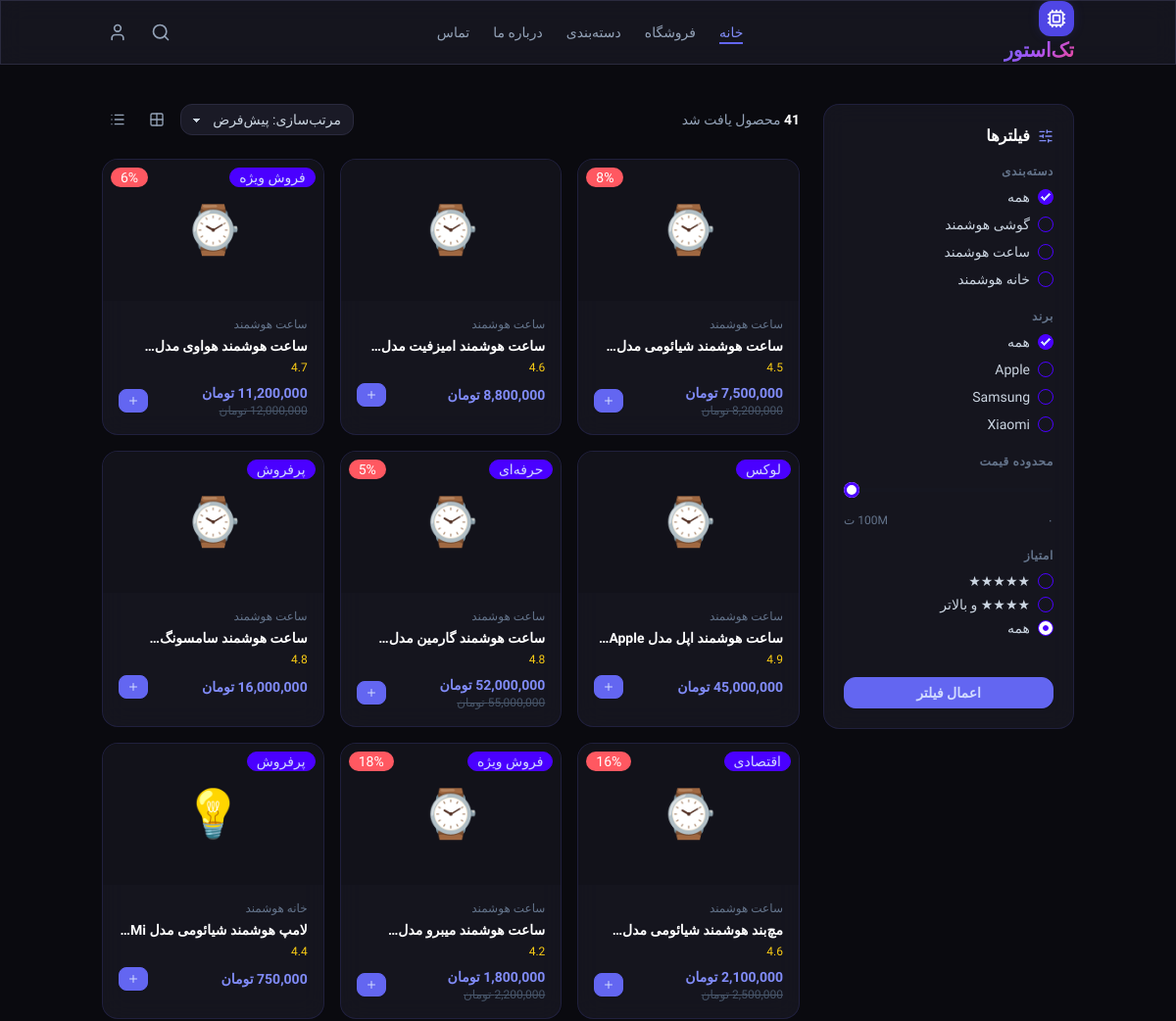
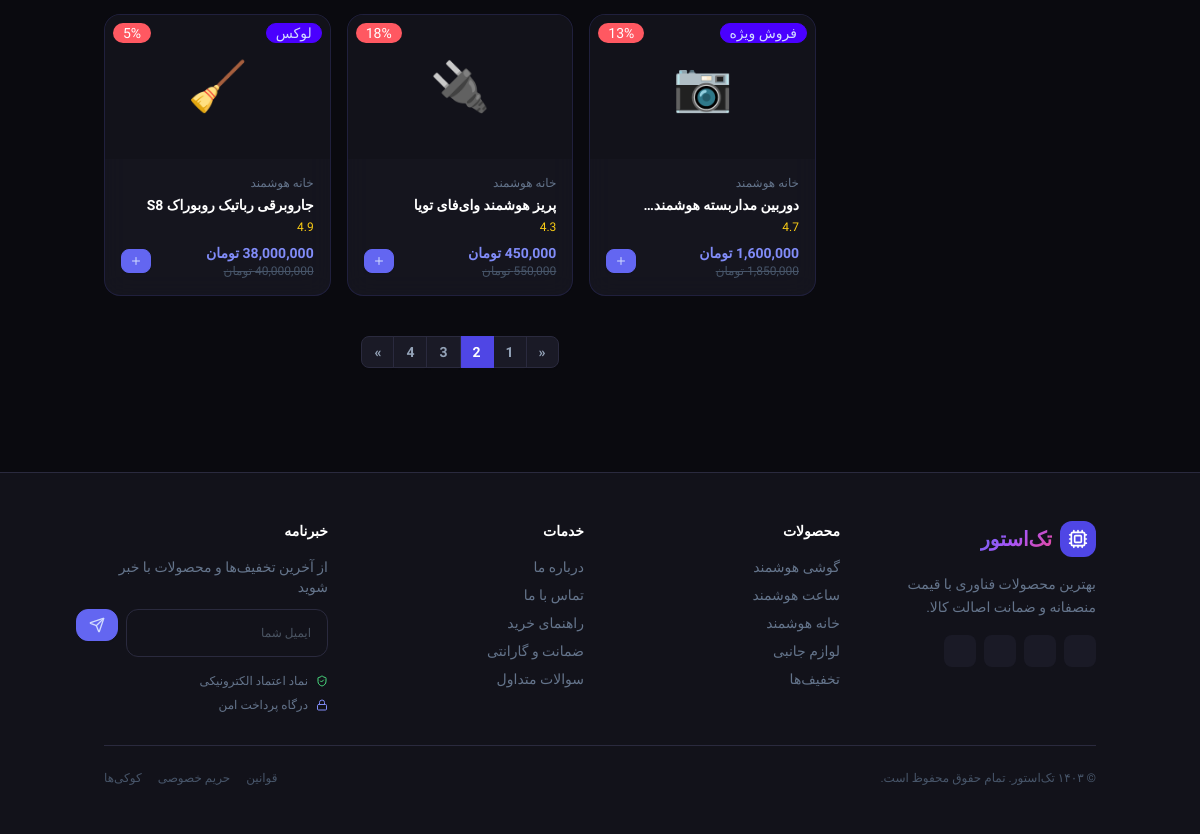
Page /shop.php?page=2 on the committed database (2 pictures, top to bottom).
### tables this page shows
CREATE TABLE IF NOT EXISTS `products` (
  `id` int NOT NULL,
  `name` varchar(255) NOT NULL,
  `cat` varchar(100) NOT NULL,
  `brand` varchar(100) DEFAULT NULL,
  `emoji` varchar(10) DEFAULT NULL,
  `price` varchar(50) DEFAULT NULL,
  `oldPrice` varchar(50) DEFAULT NULL,
  `discount` varchar(20) DEFAULT NULL,
  `rating` varchar(20) DEFAULT NULL,
  `badge` varchar(50) DEFAULT NULL,
  PRIMARY KEY (`id`)
);

### shop.php (the view, shortened to what this page needs)
<?php include 'includes/header.php'; ?>
<?php
include "includes/db.php";
$sql = "SELECT * FROM `Products` WHERE 1=1";
$limit = 12;
$page = isset($_GET['page']) ? (int) $_GET['page'] : 1;
$offset = ($page - 1) * $limit;
$count_sql = str_replace("SELECT *", "SELECT COUNT(*)", $sql);
$total_records = $pdo->query($count_sql)->fetchColumn();
$total_pages = ceil($total_records / $limit);
$sql .= " LIMIT $limit OFFSET $offset";
$products = $pdo->query($sql)->fetchAll(PDO::FETCH_ASSOC);
function getPageUrl($pageNumber)
{
  $params = $_GET;
  $params['page'] = $pageNumber;
  return '?' . http_build_query($params);
}
?>
<main>
  <div class="container mx-auto px-4 py-10">
    <div class="flex flex-col md:flex-row gap-6">
      <aside class="w-full md:w-64 shrink-0">
        <div class="glass-card rounded-2xl p-5 sticky top-20">
          <h3 class="font-bold text-white mb-4 flex items-center gap-2">
            <i data-lucide="sliders-horizontal" class="w-4 h-4 text-indigo-400"></i> فیلترها
          </h3>
          <div class="mb-5">
            <div class="text-xs text-slate-500 mb-2 font-semibold uppercase tracking-wider">دسته‌بندی</div>
            <div class="space-y-2">
              <label class="flex items-center gap-2 cursor-pointer text-sm text-slate-300">
                <input type="checkbox" value="all" class="cat-filter checkbox checkbox-xs checkbox-primary" checked />
                همه
              </label>
              <label class="flex items-center gap-2 cursor-pointer text-sm text-slate-300">
                <input type="checkbox" value="گوشی هوشمند" class="cat-filter checkbox checkbox-xs checkbox-primary" />
                گوشی هوشمند
              </label>
              <label class="flex items-center gap-2 cursor-pointer text-sm text-slate-300">
                <input type="checkbox" value="ساعت هوشمند" class="cat-filter checkbox checkbox-xs checkbox-primary" />
                ساعت هوشمند
              </label>
              <label class="flex items-center gap-2 cursor-pointer text-sm text-slate-300">
                <input type="checkbox" value="خانه هوشمند" class="cat-filter checkbox checkbox-xs checkbox-primary" />
                خانه هوشمند
              </label>
            </div>
          </div>
          <div class="mb-5">
            <div class="text-xs text-slate-500 mb-2 font-semibold uppercase tracking-wider">برند</div>
            <div class="space-y-2">
              <label class="flex items-center gap-2 cursor-pointer text-sm text-slate-300">
                <input type="checkbox" value="all" class="brand-filter checkbox checkbox-xs checkbox-primary" checked />
                همه
              </label>
              <label class="flex items-center gap-2 cursor-pointer text-sm text-slate-300">
                <input type="checkbox" value="اپل" class="brand-filter checkbox checkbox-xs checkbox-primary" /> Apple
              </label>
              <label class="flex items-center gap-2 cursor-pointer text-sm text-slate-300">
                <input type="checkbox" value="سامسونگ" class="brand-filter checkbox checkbox-xs checkbox-primary" />
                Samsung
              </label>
              <label class="flex items-center gap-2 cursor-pointer text-sm text-slate-300">
                <input type="checkbox" value="شیائومی" class="brand-filter checkbox checkbox-xs checkbox-primary" />
                Xiaomi
              </label>
            </div>
          </div>
          <div class="mb-5">
            <div class="text-xs text-slate-500 mb-3 font-semibold uppercase tracking-wider">محدوده قیمت</div>
            <input type="range" id="priceFilter" min="0" max="100" value="100"
              class="range range-primary range-xs w-full" />
            <div class="flex justify-between text-xs text-slate-500 mt-2">
              <span>۰</span><span><span id="priceLabel">100</span>M ت</span>
            </div>
          </div>
          <div class="mb-5">
            <div class="text-xs text-slate-500 mb-2 font-semibold uppercase tracking-wider">امتیاز</div>
            <div class="space-y-1">
              <label class="flex items-center gap-2 cursor-pointer text-sm text-slate-300">
                <input type="radio" name="rating" value="5" class="rating-filter radio radio-xs radio-primary" /> ★★★★★
              </label>
              <label class="flex items-center gap-2 cursor-pointer text-sm text-slate-300">
                <input type="radio" name="rating" value="4" class="rating-filter radio radio-xs radio-primary" /> ★★★★ و
                بالاتر
              </label>
              <label class="flex items-center gap-2 cursor-pointer text-sm text-slate-300">
                <input type="radio" name="rating" value="0" class="rating-filter radio radio-xs radio-primary"
                  checked /> همه
              </label>
            </div>
          </div>
          <button id="applyFilterBtn" class="btn btn-primary w-full mt-5 rounded-xl btn-sm">
            اعمال فیلتر
          </button>
        </div>
      </aside>
      <?php if (!empty($products)): ?>
        <div class="flex-1">
          <div class="flex items-center justify-between mb-6">
            <div class="text-slate-400 text-sm">
              <span class="text-white font-semibold"><?= $total_records ?></span> محصول یافت شد
            </div>
            <div class="flex items-center gap-2">
              <?php $current_sort = $_GET['sort'] ?? 'default'; ?>
              <select id="sortSelect"
                class="select select-sm bg-[#1A1A26] border-[#2A2A3E] text-slate-300 rounded-xl text-sm">
                <option value="default" <?= $current_sort == 'default' ? 'selected' : '' ?>>مرتب‌سازی: پیش‌فرض</option>
              </select>
              <button class="btn btn-ghost btn-sm btn-square text-slate-400 hover:text-indigo-400">
                <i data-lucide="grid-2x2" class="w-4 h-4"></i>
              </button>
              <button class="btn btn-ghost btn-sm btn-square text-slate-400 hover:text-indigo-400">
                <i data-lucide="list" class="w-4 h-4"></i>
              </button>
            </div>
          </div>
          <div class="grid grid-cols-2 md:grid-cols-3 gap-4" id="shop-products">
            <?php foreach ($products as $p): ?>
              <a href="product.php" class="product-card glass-card rounded-2xl overflow-hidden">
                <div class="relative">
                  <?php if ($p['badge']): ?>
                    <span class="absolute top-2 right-2 badge badge-primary badge-xl z-10"><?= $p['badge'] ?></span>
                  <?php endif ?>
                  <?php if ($p['discount']): ?>
                    <span
                      class="absolute top-2 left-2 badge badge-error badge-xl z-10 text-white "><?= $p['discount'] ?></span>
                  <?php endif ?>
                  <div class="h-36 bg-[#12121A] flex items-center justify-center text-5xl"><?= $p['emoji'] ?></div>
                </div>
                <div class="p-4">
                  <div class="text-xs text-slate-500 mb-1"><?= $p['cat'] ?></div>
                  <div class="font-semibold text-white text-sm mb-1 line-clamp-1"><?= $p['name'] ?></div>
                  <div class="text-xs text-yellow-400 mb-2"><?= $p['rating'] ?></div>
                  <div class="flex items-center justify-between">
                    <div>
                      <div class="text-indigo-400 font-bold text-sm"><?= $p['price'] ?> </div>
                      <div class="text-slate-600 line-through text-xs"><?= $p['oldPrice'] ?> </div>
                    </div>
                    <button class="btn btn-primary btn-xs rounded-lg" onclick="event.preventDefault(); event.stopPropagation();
                      showToast( ' <?= $p['name'] ?>  به سبد خرید اضافه شد  ');">
                      <i data-lucide="plus" class="w-3 h-3"></i>
                    </button>
                  </div>
                </div>
              </a>
            <?php endforeach; ?>
          </div>
          <?php if ($total_pages > 1): ?>
            <div class="flex justify-center mt-10 w-full">
              <div class="join">
                <?php if ($page > 1): ?>
                  <a href="<?= getPageUrl($page - 1) ?>"
                    class="join-item btn btn-sm bg-[#1A1A26] border-[#2A2A3E] text-slate-400 hover:bg-[#2A2A3E]">
                    «
                  </a>
                <?php endif; ?>
                <?php for ($i = 1; $i <= $total_pages; $i++): ?>
                  <?php if ($i == $page): ?>
                    <button class="join-item btn btn-sm bg-indigo-600 border-indigo-600 text-white">
                      <?= $i ?>
                    </button>
                  <?php else: ?>
                    <a href="<?= getPageUrl($i) ?>"
                      class="join-item btn btn-sm bg-[#1A1A26] border-[#2A2A3E] text-slate-400 hover:bg-[#2A2A3E]">
                      <?= $i ?>
                    </a>
                  <?php endif; ?>
                <?php endfor; ?>
                <?php if ($page < $total_pages): ?>
                  <a href="<?= getPageUrl($page + 1) ?>"
                    class="join-item btn btn-sm bg-[#1A1A26] border-[#2A2A3E] text-slate-400 hover:bg-[#2A2A3E]">
                    »
                  </a>
                <?php endif; ?>
              </div>
            </div>
          <?php endif; ?>
        <?php endif; ?>
      </div>
    </div>
  </div>
</main>
<?php include('includes/footer.php'); ?>

### assets/css/main.css (style rules this page uses)
* { font-family: "Vazirmatn", sans-serif; }
body { background: #0a0a0f; color: #e2e8f0; }
.glass-card { background: rgba(26, 26, 38, 0.7); -webkit-backdrop-filter: blur(12px); backdrop-filter: blur(12px); border: 1px solid rgba(99, 102, 241, 0.15); }
.product-card { transition: transform 0.3s, box-shadow 0.3s; }
.btn-primary { background: #6366f1; border-color: #6366f1; }

### rows in the picture
products: discount "8%", emoji "⌚", cat "ساعت هوشمند", name "ساعت هوشمند شیائومی…", rating "4.5", price "7,500,000 تومان", oldPrice "8,200,000 تومان"
products: emoji "⌚", cat "ساعت هوشمند", name "ساعت هوشمند امیزفیت…", rating "4.6", price "8,800,000 تومان"
products: badge "فروش ویژه", discount "6%", emoji "⌚", cat "ساعت هوشمند", name "ساعت هوشمند هواوی…", rating "4.7", price "11,200,000 تومان", oldPrice "12,000,000 تومان"
products: badge "لوکس", emoji "⌚", cat "ساعت هوشمند", name "ساعت هوشمند اپل مدل…", rating "4.9", price "45,000,000 تومان"
products: badge "حرفه‌ای", discount "5%", emoji "⌚", cat "ساعت هوشمند", name "ساعت هوشمند گارمین…", rating "4.8", price "52,000,000 تومان", oldPrice "55,000,000 تومان"
products: badge "پرفروش", emoji "⌚", cat "ساعت هوشمند", name "ساعت هوشمند…", rating "4.8", price "16,000,000 تومان"
products: badge "اقتصادی", discount "16%", emoji "⌚", cat "ساعت هوشمند", name "مچ‌بند هوشمند شیائومی…", rating "4.6", price "2,100,000 تومان", oldPrice "2,500,000 تومان"
products: badge "فروش ویژه", discount "18%", emoji "⌚", cat "ساعت هوشمند", name "ساعت هوشمند میبرو…", rating "4.2", price "1,800,000 تومان", oldPrice "2,200,000 تومان"
products: badge "پرفروش", emoji "💡", cat "خانه هوشمند", name "لامپ هوشمند شیائومی مدل…", rating "4.4", price "750,000 تومان"
products: badge "فروش ویژه", discount "13%", emoji "📷", cat "خانه هوشمند", name "دوربین مداربسته…", rating "4.7", price "1,600,000 تومان", oldPrice "1,850,000 تومان"
products: discount "18%", emoji "🔌", cat "خانه هوشمند", name "پریز هوشمند وای‌فای تویا", rating "4.3", price "450,000 تومان", oldPrice "550,000 تومان"
products: badge "لوکس", discount "5%", emoji "🧹", cat "خانه هوشمند", name "جاروبرقی رباتیک روبوراک S8", rating "4.9", price "38,000,000 تومان", oldPrice "40,000,000 تومان"

### other values in the picture
$total_records "41"
